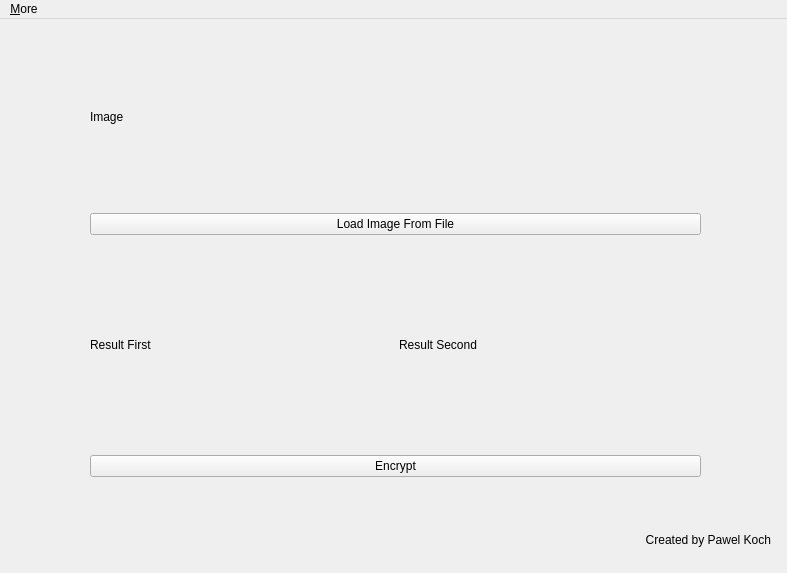
<?xml version="1.0" encoding="UTF-8"?>
<ui version="4.0">
 <class>MainWindow</class>
 <widget class="QMainWindow" name="MainWindow">
  <property name="geometry">
   <rect>
    <x>0</x>
    <y>0</y>
    <width>787</width>
    <height>573</height>
   </rect>
  </property>
  <property name="windowTitle">
   <string>Ubich Cipher</string>
  </property>
  <widget class="QWidget" name="centralwidget">
   <widget class="QLabel" name="label_3">
    <property name="geometry">
     <rect>
      <x>570</x>
      <y>510</y>
      <width>201</width>
      <height>22</height>
     </rect>
    </property>
    <property name="text">
     <string>Created by Pawel Koch</string>
    </property>
    <property name="alignment">
     <set>Qt::AlignRight|Qt::AlignTrailing|Qt::AlignVCenter</set>
    </property>
   </widget>
   <widget class="QWidget" name="layoutWidget">
    <property name="geometry">
     <rect>
      <x>90</x>
      <y>7</y>
      <width>611</width>
      <height>451</height>
     </rect>
    </property>
    <layout class="QVBoxLayout" name="verticalLayout_3">
     <item>
      <layout class="QVBoxLayout" name="verticalLayout">
       <item>
        <layout class="QVBoxLayout" name="verticalLayout_5"/>
       </item>
       <item>
        <widget class="QLabel" name="image_shower">
         <property name="text">
          <string>Image</string>
         </property>
         <property name="scaledContents">
          <bool>true</bool>
         </property>
        </widget>
       </item>
       <item>
        <widget class="QPushButton" name="path_to_image">
         <property name="text">
          <string>Load Image From File</string>
         </property>
        </widget>
       </item>
      </layout>
     </item>
     <item>
      <layout class="QHBoxLayout" name="horizontalLayout_2">
       <item>
        <widget class="QLabel" name="image_shower_3">
         <property name="text">
          <string>Result First</string>
         </property>
         <property name="scaledContents">
          <bool>true</bool>
         </property>
        </widget>
       </item>
       <item>
        <widget class="QLabel" name="image_shower_2">
         <property name="text">
          <string>Result Second</string>
         </property>
         <property name="scaledContents">
          <bool>true</bool>
         </property>
        </widget>
       </item>
      </layout>
     </item>
     <item>
      <layout class="QHBoxLayout" name="horizontalLayout">
       <item>
        <widget class="QPushButton" name="encrypt_button">
         <property name="text">
          <string>Encrypt</string>
         </property>
        </widget>
       </item>
      </layout>
     </item>
    </layout>
   </widget>
  </widget>
  <widget class="QMenuBar" name="menubar">
   <property name="geometry">
    <rect>
     <x>0</x>
     <y>0</y>
     <width>787</width>
     <height>21</height>
    </rect>
   </property>
   <widget class="QMenu" name="menu_more">
    <property name="title">
     <string>&amp;More</string>
    </property>
    <widget class="QMenu" name="menuHelp">
     <property name="title">
      <string>Help</string>
     </property>
     <addaction name="actionAlphabets"/>
     <addaction name="actionConstraints"/>
     <addaction name="actionHow_to_use"/>
    </widget>
    <addaction name="menuHelp"/>
    <addaction name="action_author"/>
    <addaction name="action_info"/>
   </widget>
   <addaction name="menu_more"/>
  </widget>
  <action name="actionHelp">
   <property name="text">
    <string>Help</string>
   </property>
  </action>
  <action name="action_author">
   <property name="text">
    <string>Author</string>
   </property>
  </action>
  <action name="action_info">
   <property name="text">
    <string>Info</string>
   </property>
  </action>
  <action name="actionAlphabets">
   <property name="text">
    <string>Alphabets</string>
   </property>
  </action>
  <action name="actionConstraints">
   <property name="text">
    <string>Constraints</string>
   </property>
  </action>
  <action name="actionHow_to_use">
   <property name="text">
    <string>How to use?</string>
   </property>
  </action>
 </widget>
 <resources/>
 <connections/>
</ui>
